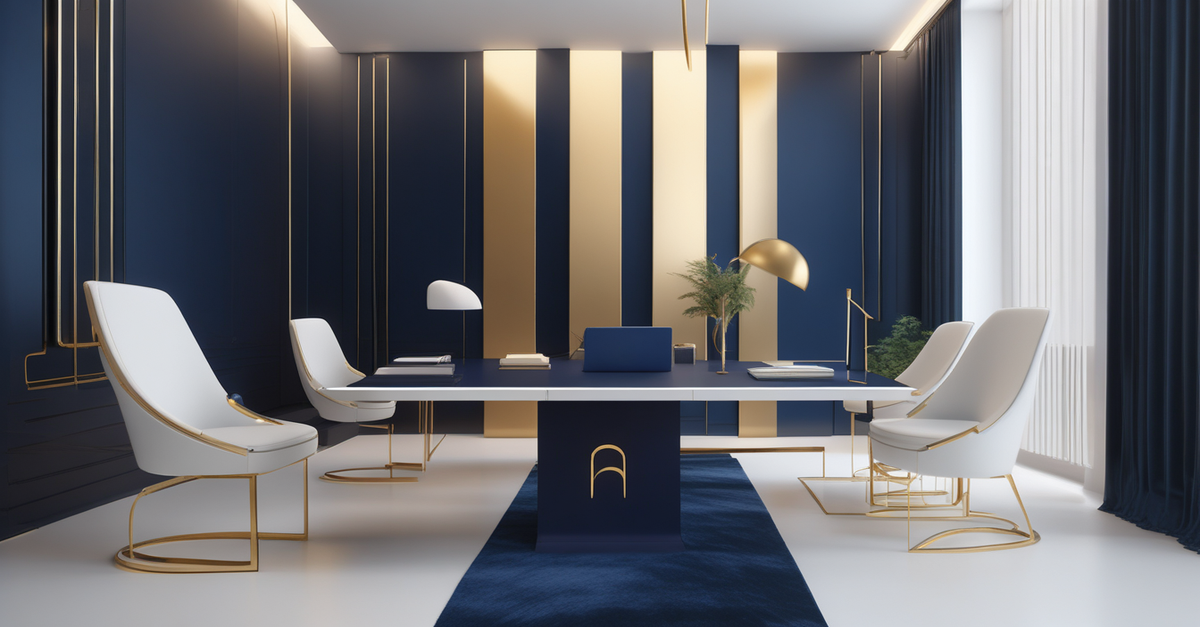
#> input picture output/linkedin/linkedin_post_diferenciador.png, 1200 x 627 px
$ python -i ranking.py   (imports and definitions only)
#> lines starting #> are read from the running program, lines starting #| are printed output that depends on the picture
"""Ranking and deduplication for variation scoring.

Scores variations by (deterministic, no randomness):
1. Placeholder penalty (HARD: isotype_style='none' → 0.0, else 1.0) [35%]
2. Visual richness (complexity/density: penalize 3-dot placeholders) [25%]
3. WCAG AA contrast (floor: 4.5:1 min, baseline requirement) [20%]
4. Layout status/warnings (penalize fail/warn) [15%]
5. Perceptual diversity (dHash to detect near-identical, reward diverse) [5%]

Key fix: 'none' (placeholder 3 dots) is penalized before contrast is measured.
Contrast becomes a floor (must pass AA), not the dominant signal.

Returns top-N variations with scores and reasons, deterministically.
No new dependencies: reuses Pillow + numpy (already required).
"""

from __future__ import annotations

from dataclasses import dataclass, field
from pathlib import Path
from typing import Any

try:
    import numpy as np
    from PIL import Image
except ImportError as err:
    raise ImportError(
        "Ranking requires Pillow and numpy. Install with: pip install Pillow numpy"
    ) from err


@dataclass(frozen=True)
class RankingSignal:
    """A single scoring signal contributing to the final rank."""

    name: str
    weight: float
    value: float
    reason: str


@dataclass(frozen=True)
class VariationScore:
    """Scored variation with top-level score and contributing signals."""

    idx: int
    seed: int
    params: dict[str, str]
    marca: str
    asset_type: str
    png_path: Path
    final_score: float
    signals: tuple[RankingSignal, ...] = field(default_factory=tuple)
    dhash: str = ""

    # [286 lines left out: functions as_dict, _compute_dhash, _dhash_distance, _signal_wcag_contrast, _signal_layout_status, _signal_perceptual_diversity and 2 more, not called in this run]


def _signal_visual_richness(png_path: Path) -> RankingSignal:
    """Score visual complexity/richness of the mark.

    Measures foreground density and edge complexity to reward marks with
    visual structure (geometric patterns, letter forms, etc.) and penalize
    sparse/trivial content (3 dots).

    Uses:
    - Foreground coverage (px/total)
    - Edge complexity (gradient variance across image)

    Args:
        png_path: Path to PNG image

    Returns:
        Signal favoring visually rich, complex marks
    """
    try:
        img = Image.open(png_path)
#> img is the input picture: PIL image 1200x627 RGB; mean R, G, B 107.7, 107.8, 111.8

        # Compute foreground coverage
        if img.mode == "RGBA":
            alpha = np.array(img.split()[3])
            fg_pixels = np.sum(alpha > 128)
            total_pixels = alpha.size
            fg_coverage = float(fg_pixels / total_pixels) if total_pixels > 0 else 0.0
        else:
            img_rgb = img.convert("RGB")
            img_array = np.array(img_rgb)
            # Use color variance as proxy for content
            gray = np.mean(img_array, axis=2)
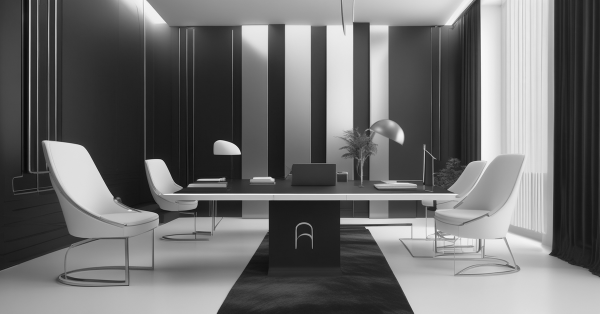
#> gray: shape (627, 1200) float64 (shown at 1/2 size); min 7, max 255, mean 109.1
            fg_coverage = float(np.std(gray) / 255.0)  # Normalized
#> fg_coverage = 0.279

        # Compute edge complexity: variance of Sobel-like gradients
        # (without scipy.ndimage, compute manually with numpy)
        gray_img = np.array(img.convert("L"))

        h, w = gray_img.shape
        if h > 2 and w > 2:
            # Simple gradient: compare pixels horizontally and vertically
            dx = gray_img[:, :-1].astype(np.float32) - gray_img[:, 1:].astype(np.float32)
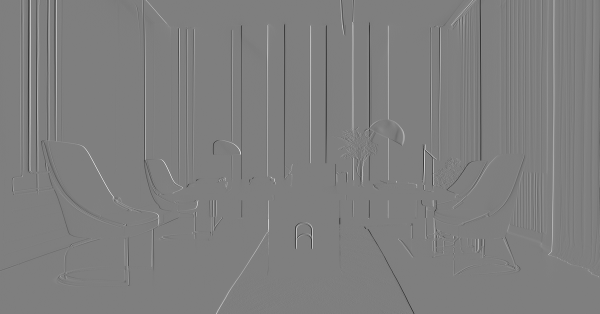
#> dx: shape (627, 1199) float32 (shown at 1/2 size); min -152, max 153, mean 0; drawn with min black and max white
            dy = gray_img[:-1, :].astype(np.float32) - gray_img[1:, :].astype(np.float32)
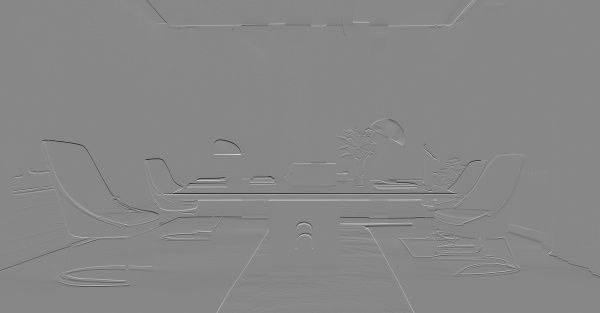
#> dy: shape (626, 1200) float32 (shown at 1/2 size); min -166, max 147, mean 0; drawn with min black and max white
            gradient_magnitude = np.sqrt(dx[:-1, :] ** 2 + dy[:, :-1] ** 2)
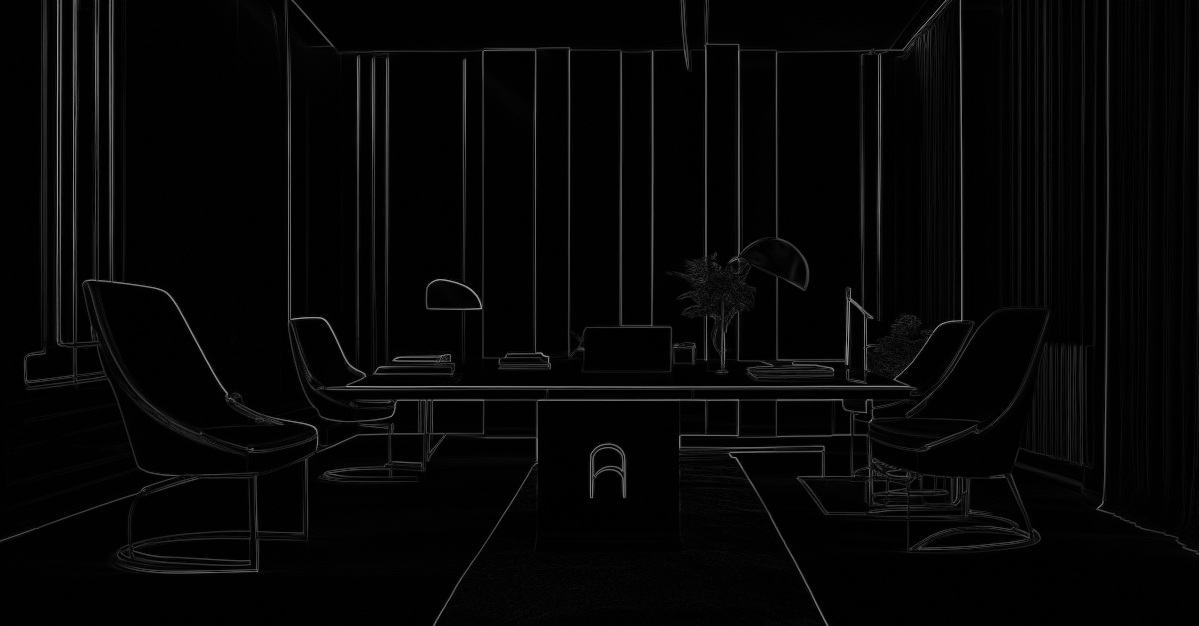
#> gradient_magnitude: shape (626, 1199) float32; min 0, max 176.1, mean 5.9
            edge_complexity = float(np.std(gradient_magnitude) / 255.0)  # Normalized
#> edge_complexity = 0.057
        else:
            edge_complexity = 0.0

        # Combine: reward moderate foreground + high edge complexity
        # - Very sparse (fg < 5%) → low score
        # - Moderate (5-40%) with high edges → high score
        # - Saturated (> 80%) → penalize (background missing)
        if fg_coverage < 0.05:
            # Placeholder-like (3 dots)
            value = 0.1 + edge_complexity * 0.2
        elif fg_coverage > 0.80:
            # Too saturated
            value = 0.3 + edge_complexity * 0.2
        else:
            # Good range: reward based on edge complexity
            value = min(1.0, 0.4 + fg_coverage * 0.3 + edge_complexity * 0.3)
#> value = 0.501

        reason = f"Richness: coverage={fg_coverage:.1%}, edge_complexity={edge_complexity:.2f} → {value:.2f}"
        return RankingSignal(
            name="visual_richness",
            weight=0.25,  # 25% weight: structural complexity
            value=value,
            reason=reason,
        )

    except Exception as e:
        reason = f"Visual richness analysis error: {str(e)[:40]}"
        return RankingSignal(
            name="visual_richness",
            weight=0.25,
            value=0.5,  # Neutral on error
            reason=reason,
        )


# [203 lines left out: functions _pick_best_or_fallback, _mark_covered, _dedup_preserve_axis_variety, rank, not called in this run]


__all__ = [
    "RankingSignal",
    "VariationScore",
    "rank",
]

>>> result = _signal_visual_richness('../../output/linkedin/linkedin_post_diferenciador.png')

$ run again, on output/whatsapp/whatsapp_perfil.png
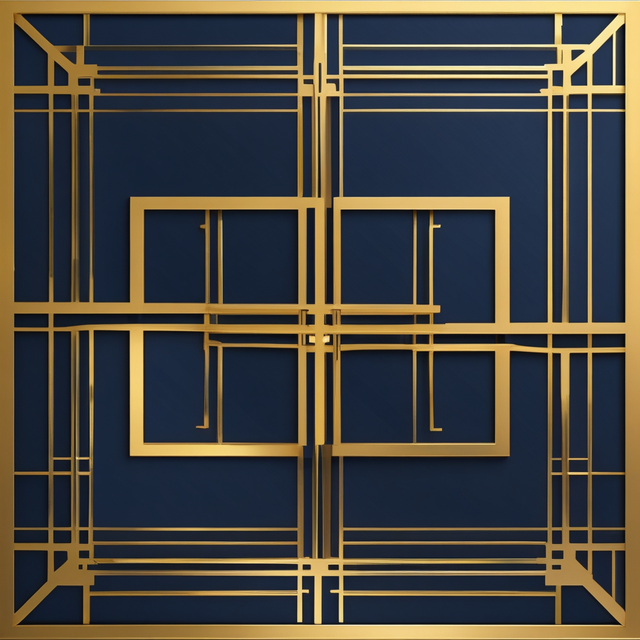
#> input picture output/whatsapp/whatsapp_perfil.png, 640 x 640 px
#> in _signal_visual_richness, img is the input picture: PIL image 640x640 RGB; mean R, G, B 73.3, 70.2, 62.7
#> in _signal_visual_richness, `gray = np.mean(img_array, axis=2)`:
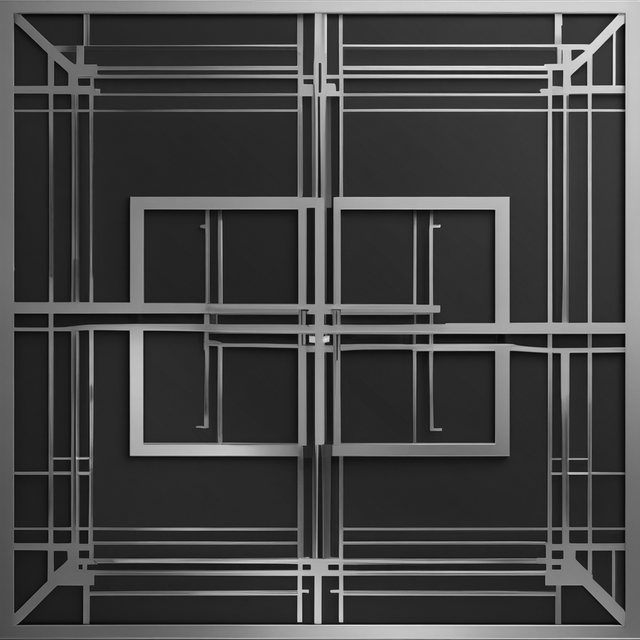
#> gray: shape (640, 640) float64; min 0, max 243, mean 68.8
#> fg_coverage = 0.194
#> in _signal_visual_richness, `gradient_magnitude = np.sqrt(dx[:-1, :] ** 2 + dy[:, :-1] ** 2)`:
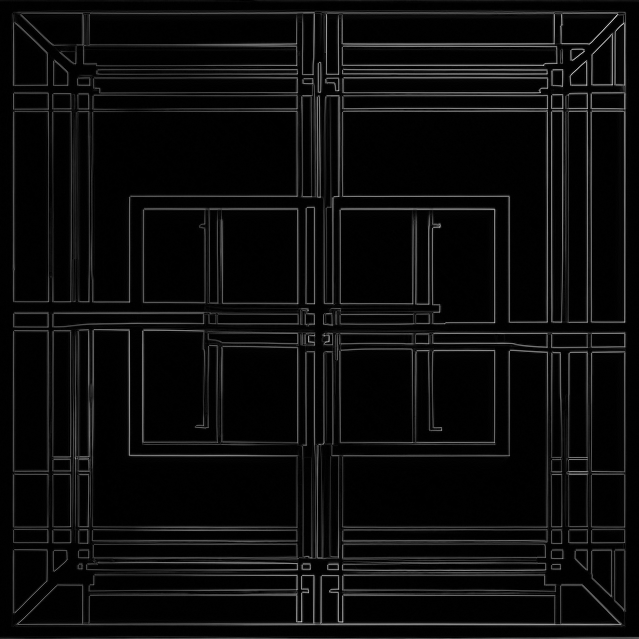
#> gradient_magnitude: shape (639, 639) float32; min 0, max 195.2, mean 11.6
#> edge_complexity = 0.0979
#> value = 0.488

$ run again, on output/x/x_post_hilo.png
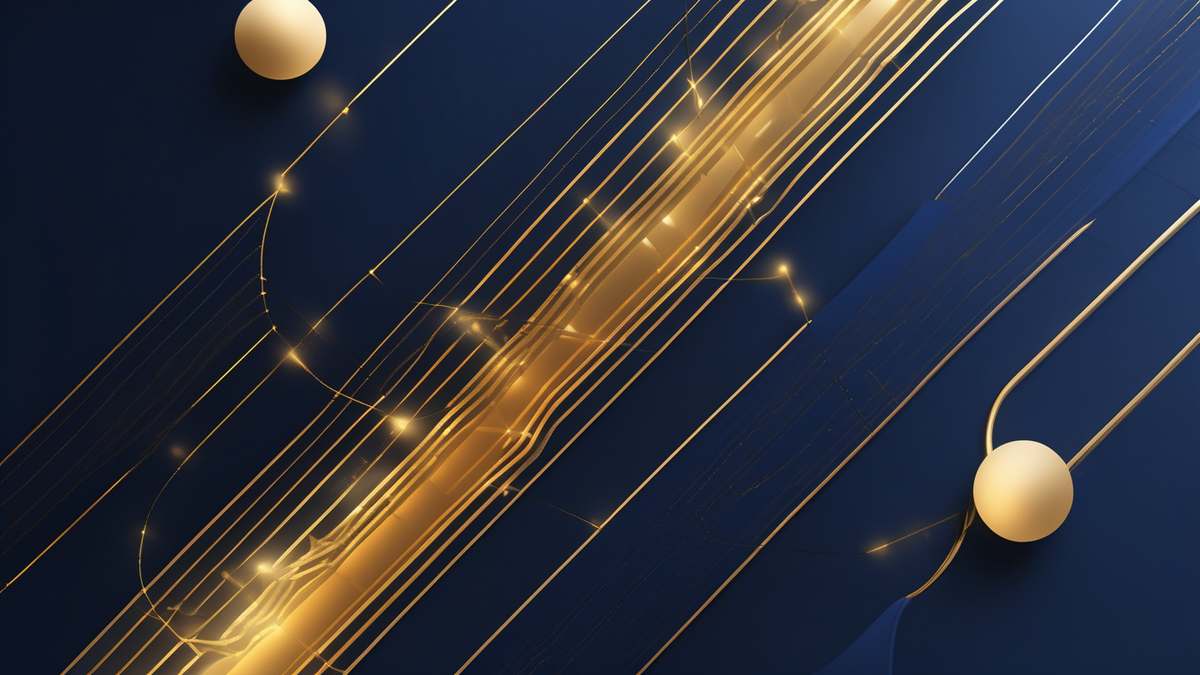
#> input picture output/x/x_post_hilo.png, 1200 x 675 px
#> in _signal_visual_richness, img is the input picture: PIL image 1200x675 RGB; mean R, G, B 48.7, 50.5, 59.4
#> in _signal_visual_richness, `gray = np.mean(img_array, axis=2)`:
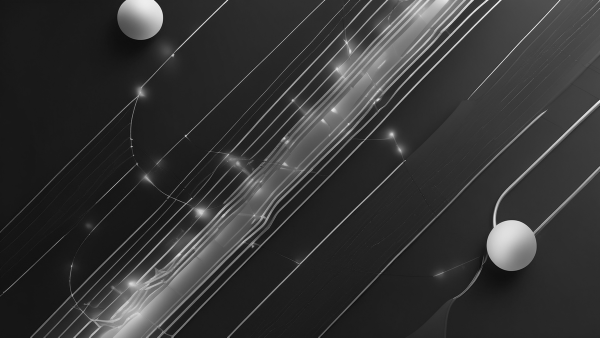
#> gray: shape (675, 1200) float64 (shown at 1/2 size); min 4.67, max 255, mean 52.9
#> fg_coverage = 0.149
#> in _signal_visual_richness, `gradient_magnitude = np.sqrt(dx[:-1, :] ** 2 + dy[:, :-1] ** 2)`:
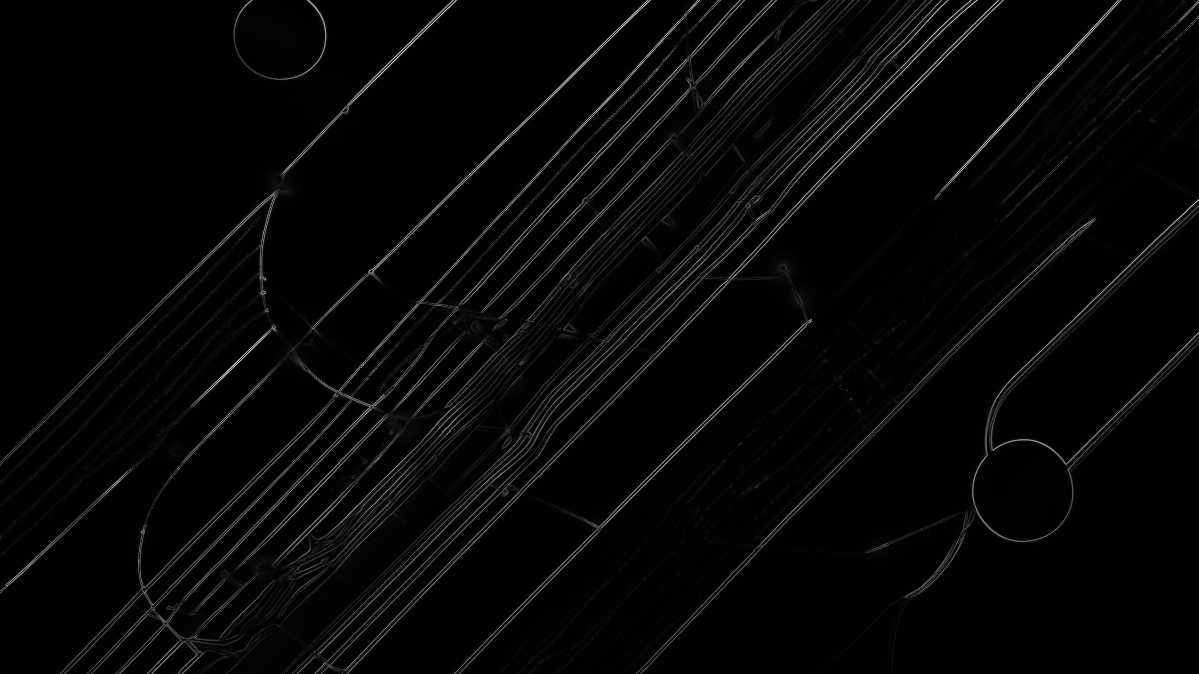
#> gradient_magnitude: shape (674, 1199) float32; min 0, max 205.1, mean 6.4
#> edge_complexity = 0.0738
#> value = 0.467
